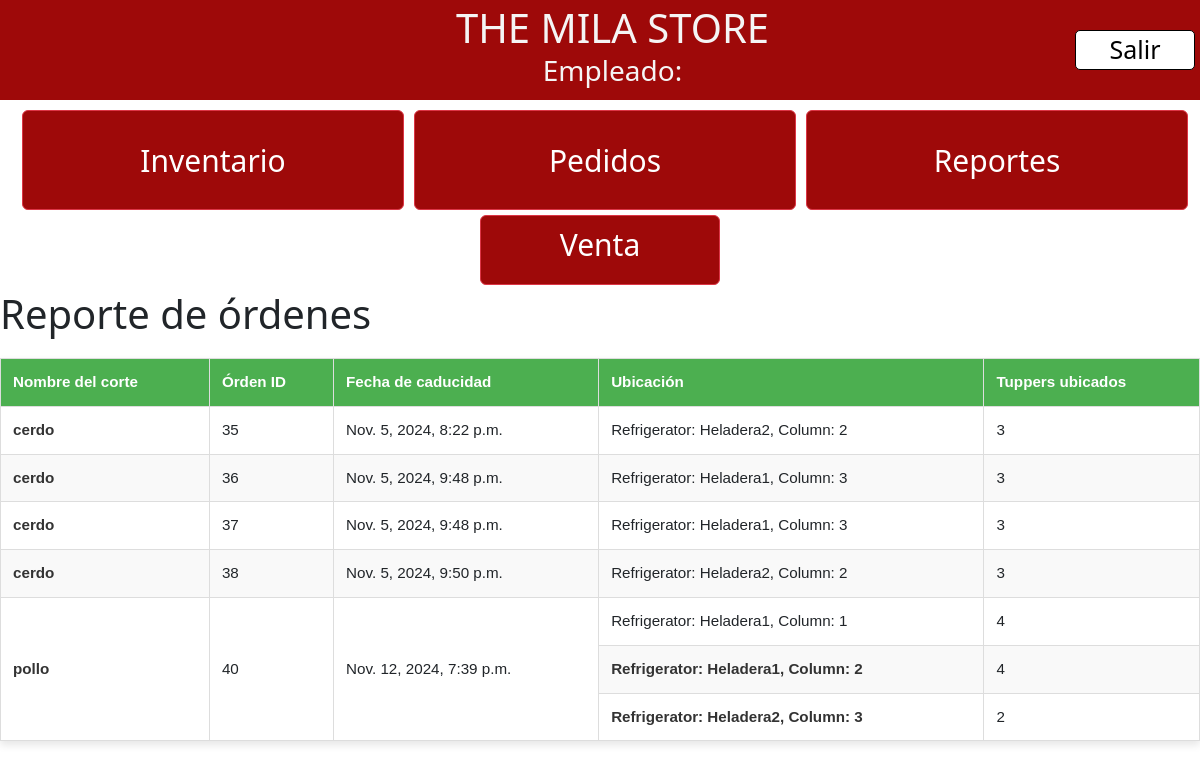
Page /expiration/ on the earlier database version.
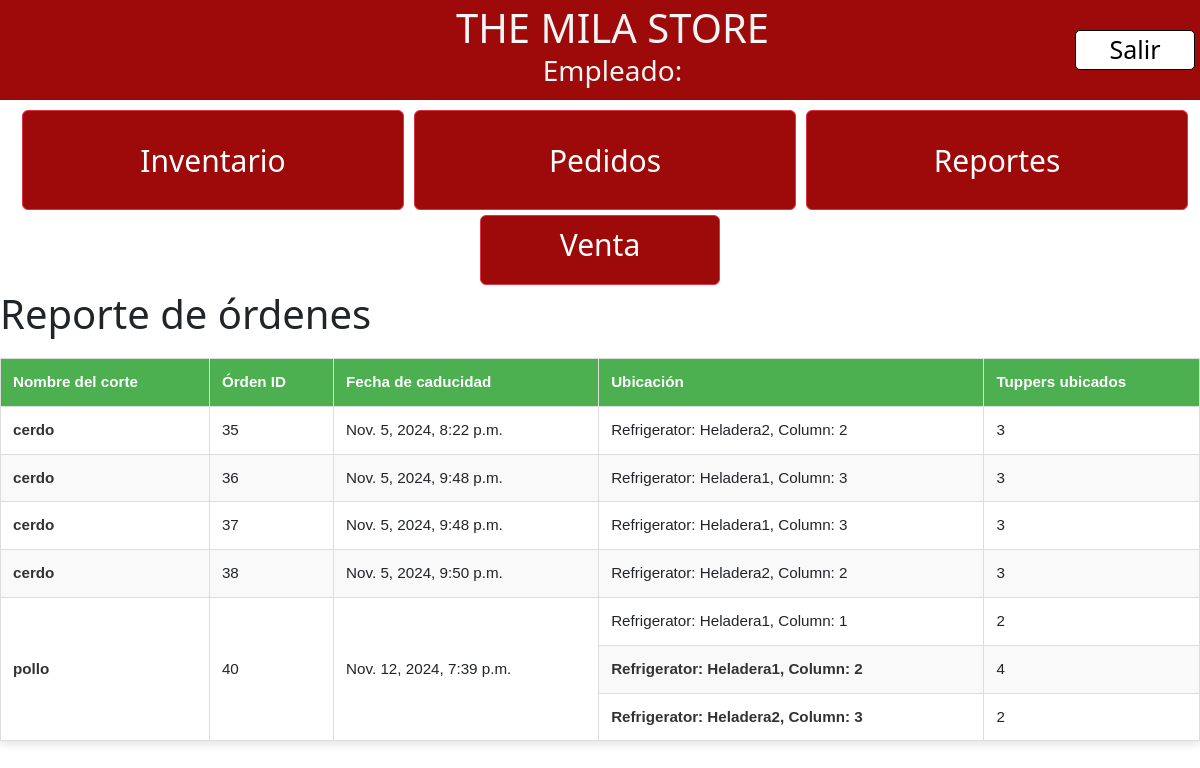
Same page on the later database version.
### inventory/models.py (models this page shows, shortened)
class OrderAllocation(models.Model):
    order = models.ForeignKey(Order, related_name='allocations', on_delete=models.CASCADE)
    column = models.ForeignKey(Column, on_delete=models.CASCADE)
    tuppers_allocated = models.IntegerField()

class Order(models.Model):
    cut = models.ForeignKey(Cut, on_delete=models.CASCADE)
    tuppers_requested = models.IntegerField()
    created_at = models.DateTimeField(auto_now_add=True)
    tuppers_remaining = models.IntegerField()
    scheduled_date = models.DateTimeField(blank=True, null=True)
    expiration_date = models.DateTimeField(blank=True, null=True)

class Cut(models.Model):
    name = models.CharField(max_length=100, default='test')
    milas_per_tupper = models.IntegerField()
    reorder_threshold = models.IntegerField(default=10)
    reorder_tuppers = models.IntegerField(default=10)
    is_order_pending = models.BooleanField(default=False)
    color = ColorField(default='#FF0000')
    unit_price = models.DecimalField(max_digits=10, decimal_places=2, default=0.00)
    days_until_expiration = models.IntegerField(default=7)

class Column(models.Model):
    refrigerator = models.ForeignKey(Refrigerator, on_delete=models.CASCADE)
    def __str__(self):
        return f"Refrigerator: {self.refrigerator.name}, Column: {(list(Column.objects.filter(refrigerator=self.refrigerator).order_by('id').values_list('id', flat=True))).index(self.id) + 1}"

class Refrigerator(models.Model):
    name = models.CharField(max_length=100)

### inventory/views.py (the view)
# urls.py: path('expiration/', views.expiration_tracking_view, name='reports'),
def expiration_tracking_view(request):
    allocations = OrderAllocation.objects.select_related('order', 'order__cut', 'column').order_by('order__cut__name', 'order__expiration_date')
    grouped_allocations = defaultdict(list)
    for allocation in allocations:
        grouped_allocations[allocation.order.id].append(allocation)
    context = {
        'grouped_allocations': dict(grouped_allocations),  # Convert to regular dict for easier template access
    }
    return render(request, 'inventory/reports.html', context)

### inventory/templates/inventory/reports.html (shortened to what this page needs)
{% extends 'base.html' %}
{% load static %}
{% block css_files %}
    <link rel="stylesheet" href="{% static 'inventory/reports.css' %}">
{% endblock %}
{% block content %}
    <h1>Reporte de órdenes</h1>
    <table>
        <thead>
        <tr>
            <th>Nombre del corte</th>
            <th>Órden ID</th>
            <th>Fecha de caducidad</th>
            <th>Ubicación</th>
            <th>Tuppers ubicados</th>
        </tr>
        </thead>
        <tbody>
        {% for order_id, allocations in grouped_allocations.items %}
            {% if allocations %}
                <tr>
                    <td rowspan="{{ allocations|length }}">{{ allocations.0.order.cut.name }}</td>
                    <td rowspan="{{ allocations|length }}">{{ allocations.0.order.id }}</td>
                    <td rowspan="{{ allocations|length }}">{{ allocations.0.order.expiration_date }}</td>
                    <td>{{ allocations.0.column }}</td>
                    <td>{{ allocations.0.tuppers_allocated }}</td>
                </tr>
                {% for allocation in allocations|slice:"1:" %}
                    <tr>
                        <td>{{ allocation.column }}</td>
                        <td>{{ allocation.tuppers_allocated }}</td>
                    </tr>
                {% endfor %}
            {% endif %}
        {% endfor %}
        </tbody>
    </table>
{% endblock %}

Differences in the rows shown:
changed OrderAllocation "pollo": tuppers_allocated "4" → "2"
